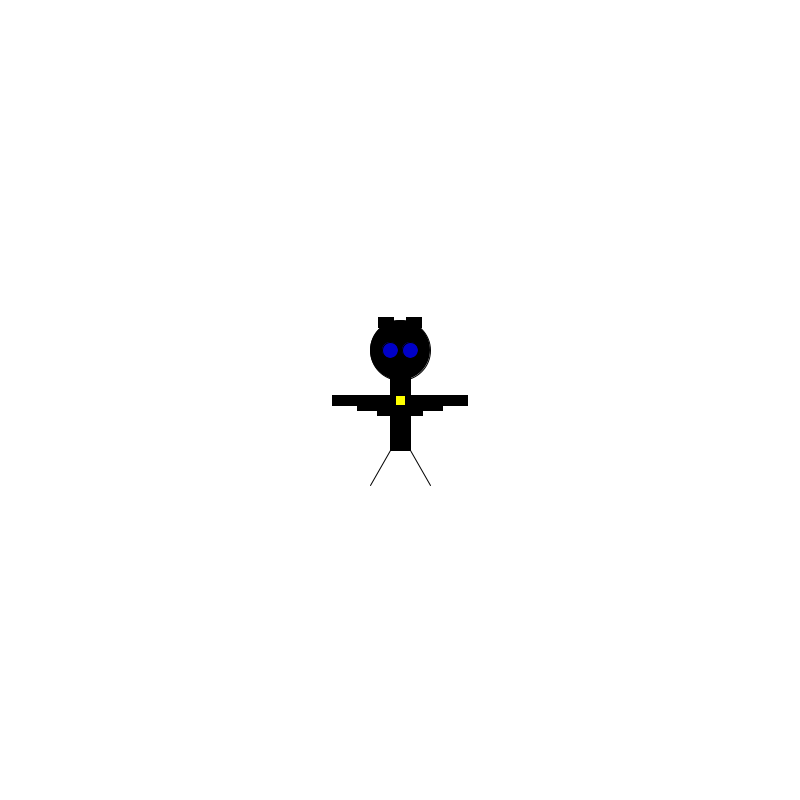
Frame 1 (no input)
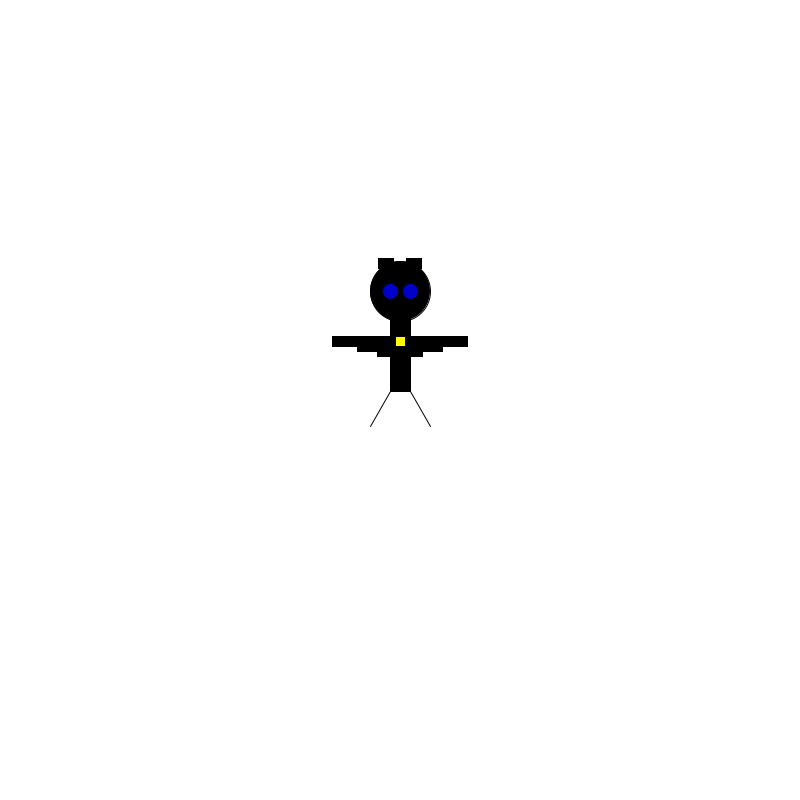
Frame 60 (the mouse pressed at the canvas centre just before this capture)
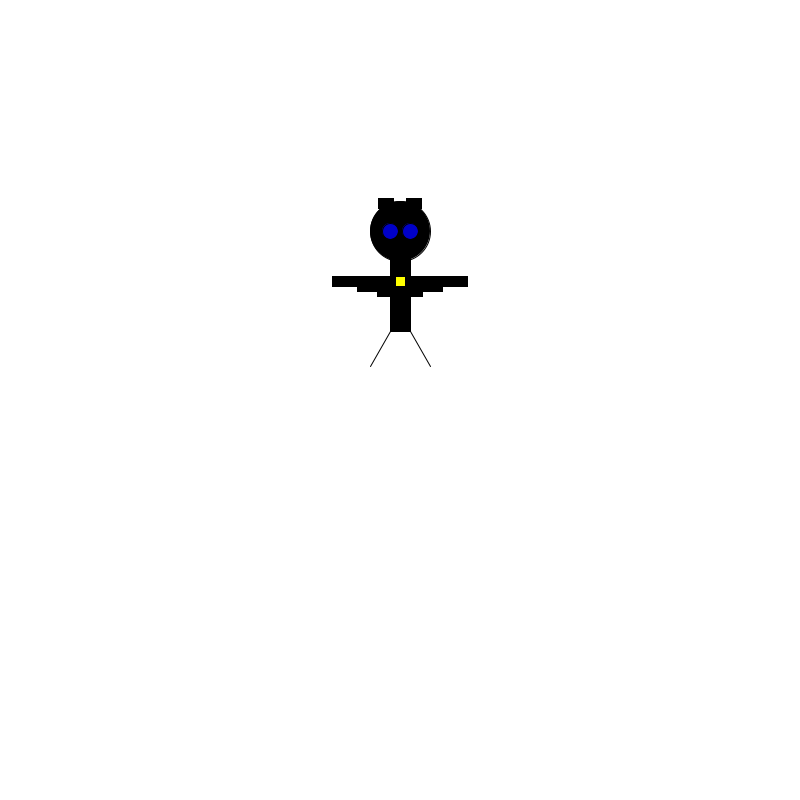
Frame 120 (the mouse held since frame 60 and released just before this capture)

The Processing sketch that drew these frames (run headless with seeded random() and noise(); from frame 60 on, the mouse is pressed at the canvas centre):

// Processing sketch: processing_127491
// ── processing_127491.pde

int monsterX;
int monsterY;
boolean outsideMonster;

int spatie;
int lineY;

//hier moet ergens een loop

void setup() {
  size(800, 800);
  monsterX = 400;
  monsterY = 400;

  spatie = 10;
}

void draw() {
  background(255);                               //Achtergrond kleur
  rectMode(CENTER);                              //Vierkant in het midden
  fill(0, 0, 0);                                   //Kleur lichaam  
  rect(monsterX, monsterY, 20, 100);              //Lichaam
  rect(monsterX -30, monsterY, 75, 10);           //Batwing
  rect(monsterX -20, monsterY +5, 45, 10);        //Batwing
  rect(monsterX -10, monsterY +10, 25, 10);       //Batwing
  rect(monsterX +30, monsterY, 75, 10);           //Batwing
  rect(monsterX +20, monsterY +5, 45, 10);        //Batwing
  rect(monsterX +10, monsterY +10, 25, 10);       //Batwing
  rect(monsterX -14, monsterY -78, 15, 10);       //Bathoorn
  rect(monsterX +14, monsterY -78, 15, 10);       //Bathoorn
  fill(255, 255, 0);                               //Kleur logo
  rect(monsterX, monsterY, 10, 10);                 //Logo
  fill(0, 0, 0);                                   //Kleur hoofd  
  ellipse(monsterX, monsterY -50, 60, 60);       //Hoofd
  fill(0, 0, 200);                                 //Kleur ogen
  ellipse(monsterX -10, monsterY -50, 16, 16);   //Linker oog
  ellipse(monsterX +10, monsterY -50, 16, 16);   //Rechter oog
  line(monsterX +10, monsterY +50, monsterX +30, monsterY +85);    //Rechter been
  line(monsterX -10, monsterY +50, monsterX -30, monsterY +85);     //Linker been

monsterY -= 1;


}
